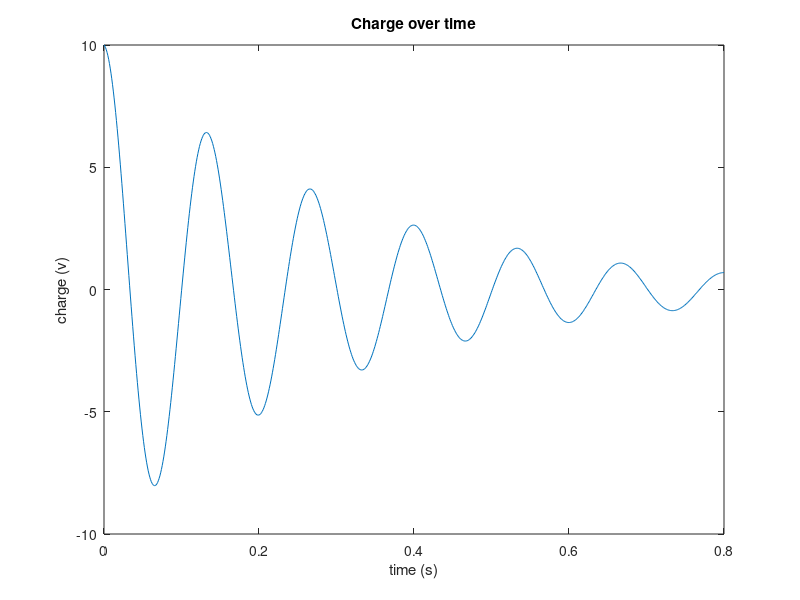

The MATLAB script that drew this image:
%%Mech 105 Homework 1 question 9
%Script by John Kelly
%Date Jan/27/2019
%house keeping
clear
close
clc

%setup variables
R = 60; %resistance
q_0 = 10; %inital charge
L = 9; %indictance
C = 5e-5; %capacitance
%set interval for time(more is better graph)
t = linspace(0,0.8,800);

%Calculate charge based on time
q_t = q_0.*exp((-R.*t)/(2*L)).*cos(sqrt((1/(L*C))-(R/(2*L))^2).*t);

%plot the results charge over time
plot(t,q_t)
title('Charge over time')%name
xlabel('time (s)')%x axis label
ylabel('charge (v)')%y axis label